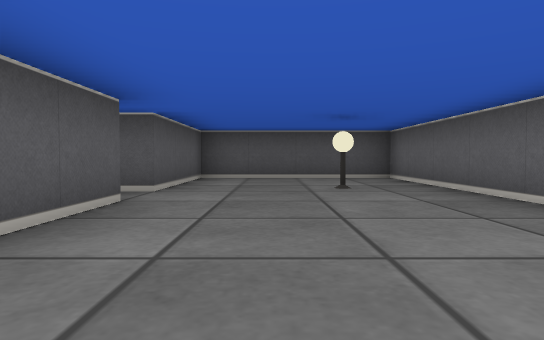
View 1 (above)

24 first-person views from a walk through a cub3D ray-caster map. The camera is about half as high as the walls, tilts 2° down and sees 75° across. The floor is counted in squares. Each view is taken from the middle of a square. On the plan, view 1 faces up. The plan holds only what a view shows up to about 9 squares ahead; the rest is blank.

View 2
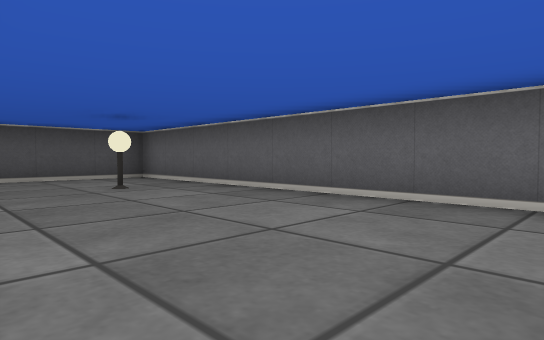

View 3
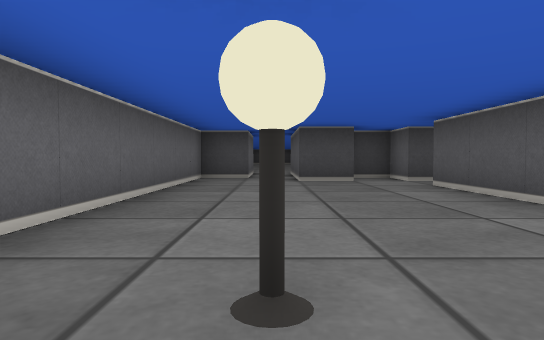

View 4
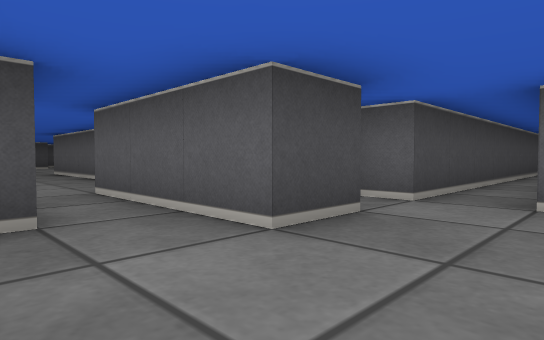

View 5
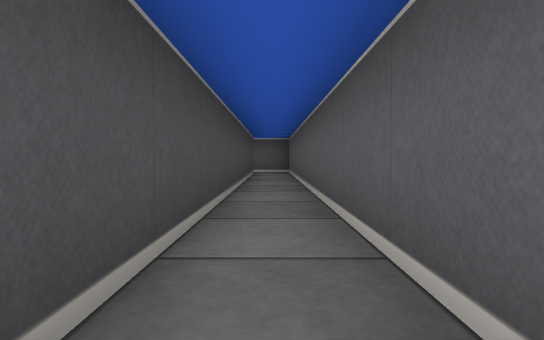

View 6
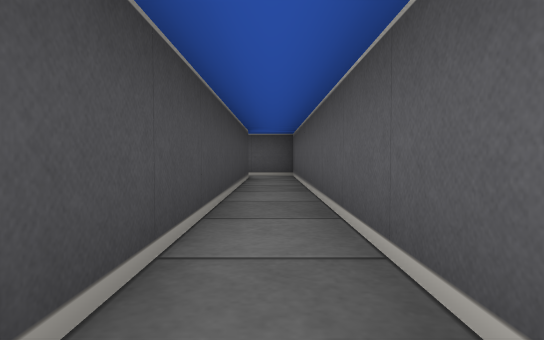

View 7
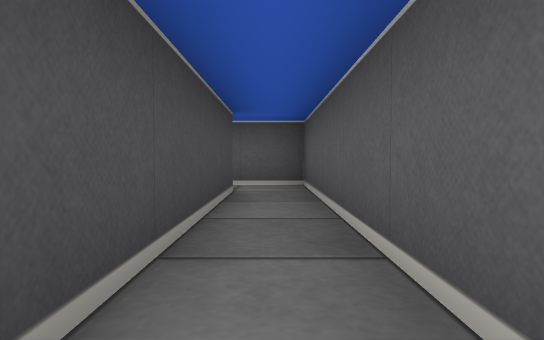

View 8
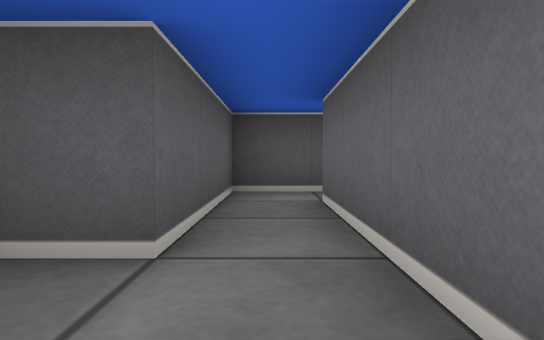

View 9
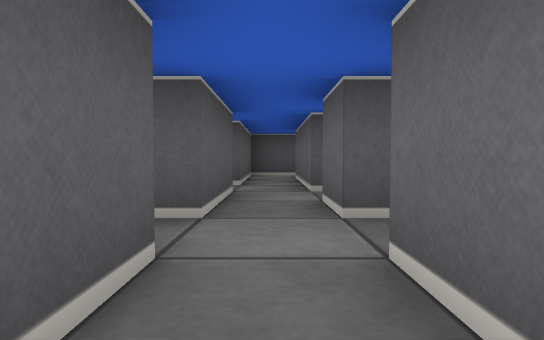

View 10
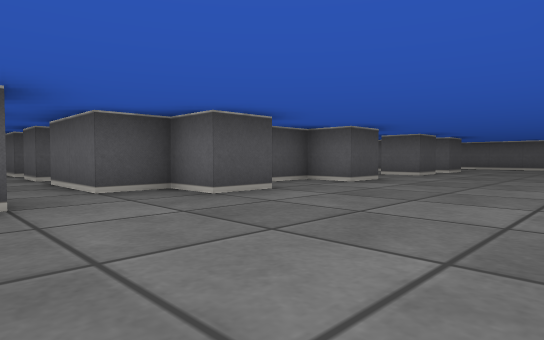

View 11
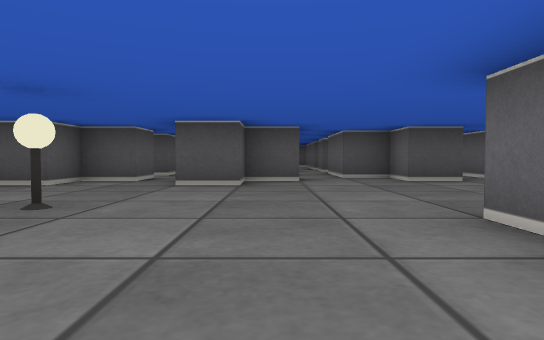

View 12
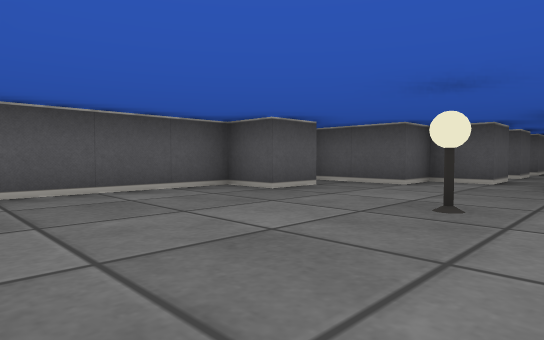

View 13
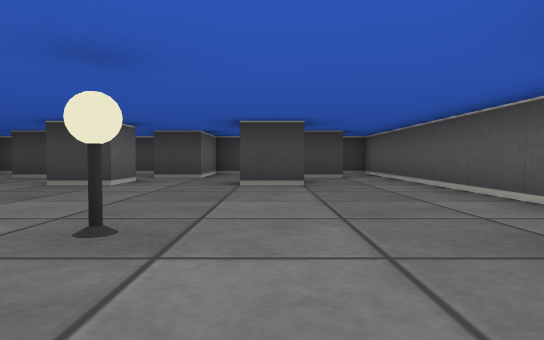

View 14
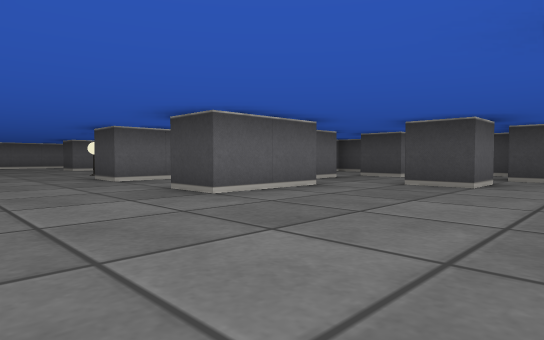

View 15
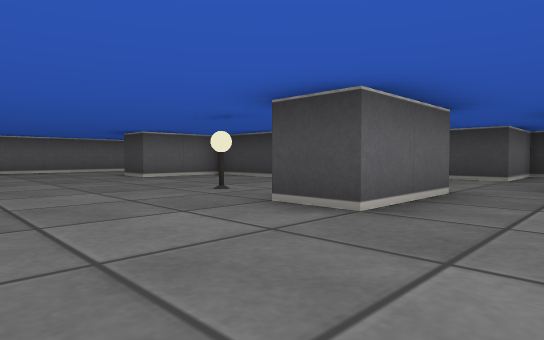

View 16
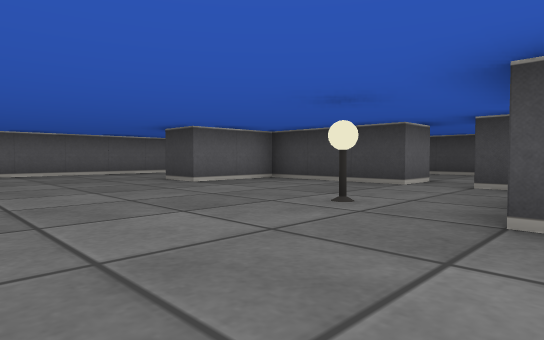

View 17
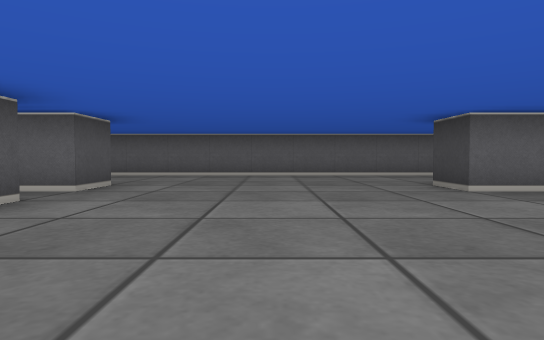

View 18
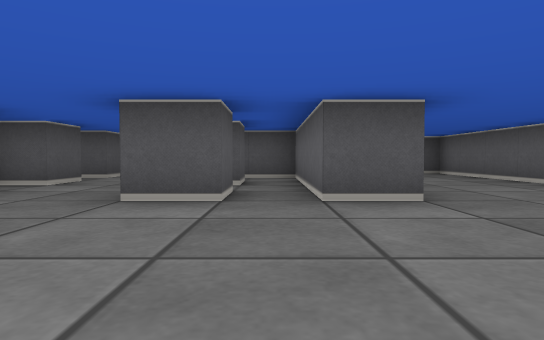

View 19
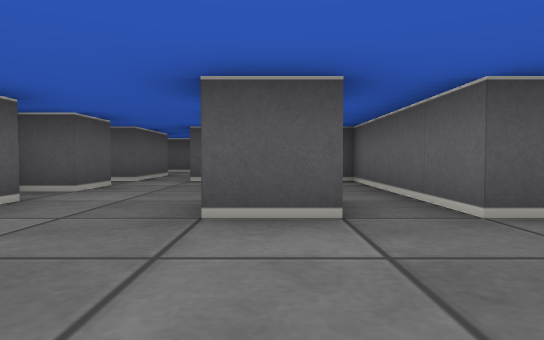

View 20
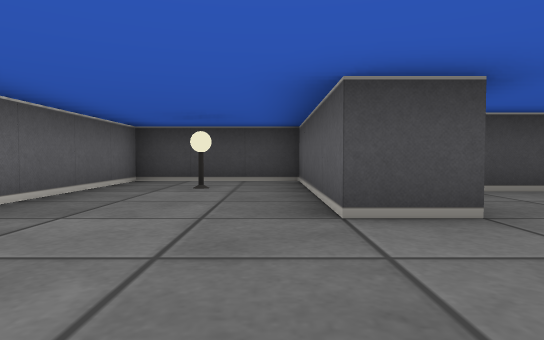

View 21
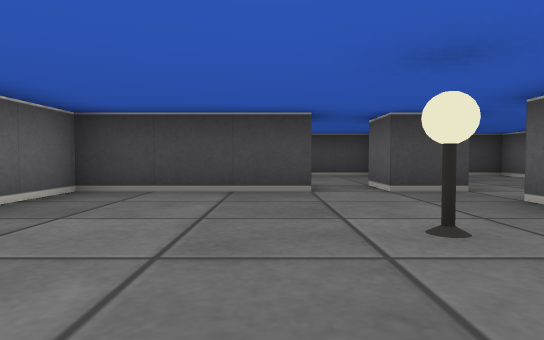

View 22
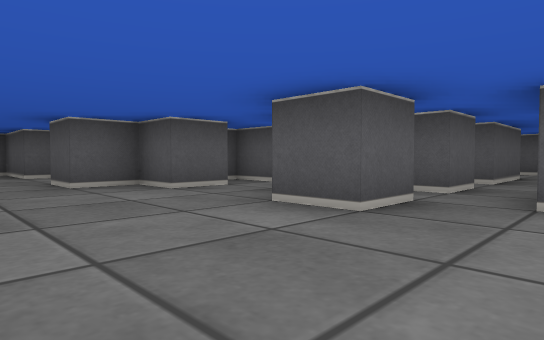

View 23
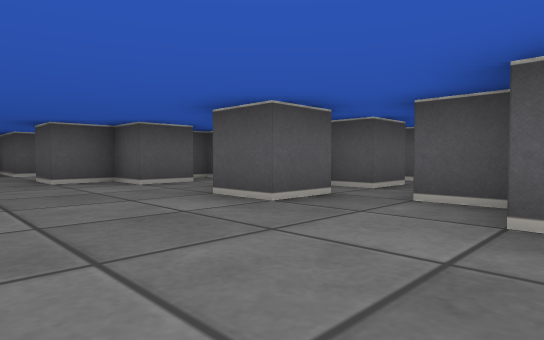

View 24
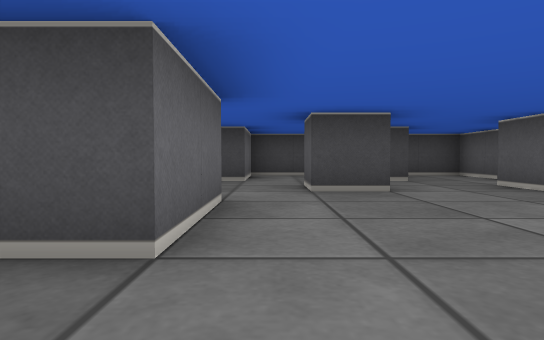

### Floor plan
Key: @ floor where view 1 was taken; # wall or solid block; . floor; L lamp.
Columns run from 18 left of view 1 to 3 right of it. Each row starts with its distance up from view 1.
  8                 ######
  7                 #....#
  6                 #....#
  5                 #..L.#
  4                 .....#
  3                 #....#
  2                 #....#
  1       ###########....#
  0       #...........@..#
 -1       #.#########.#..#
 -2       #.#.      ###.##
 -3       ..#..       #.##
 -4       #.##. #.    ...#
 -5       #.##. #.####...#
 -6       ..... .....#...#
 -7    #.##.##.##..#.#...#
 -8    ..#..#..#.....#...#
 -9   ##.##.##.##..#.#...#
-10 ###..#...............#
-11 #....................#
-12 ##...................#
-13 #...L................#
-14 #.......#..#.L.......#
-15 #.......#..#.....#...#
-16 #................#...#
-17 #..#..#..#..#.####.L.#
-18 #..............  #...#
-19 #.#..#..#..#...  #####
-20 #.#..#..#..#...
-21   #############

Positions as (right, up) in squares from view 1, and headings:
1: (0, 0), facing up
2: (-1, 0), facing up-right
3: (1, 6), facing down
4: (2, 1), facing down-left
5: (-1, 0), facing left
6: (-3, 0), facing left
7: (-6, 0), facing left
8: (-11, -4), facing up
9: (-11, -8), facing up
10: (-12, -13), facing up-right
11: (-12, -16), facing up
12: (-13, -16), facing up-left
13: (-15, -11), facing down
14: (-14, -11), facing down-right
15: (-9, -11), facing down-right
16: (-7, -11), facing down-right
17: (-6, -12), facing right
18: (-2, -13), facing up
19: (-3, -12), facing up
20: (0, -12), facing down
21: (-4, -12), facing down
22: (-7, -12), facing up-left
23: (-6, -12), facing up-left
24: (-11, -12), facing down
